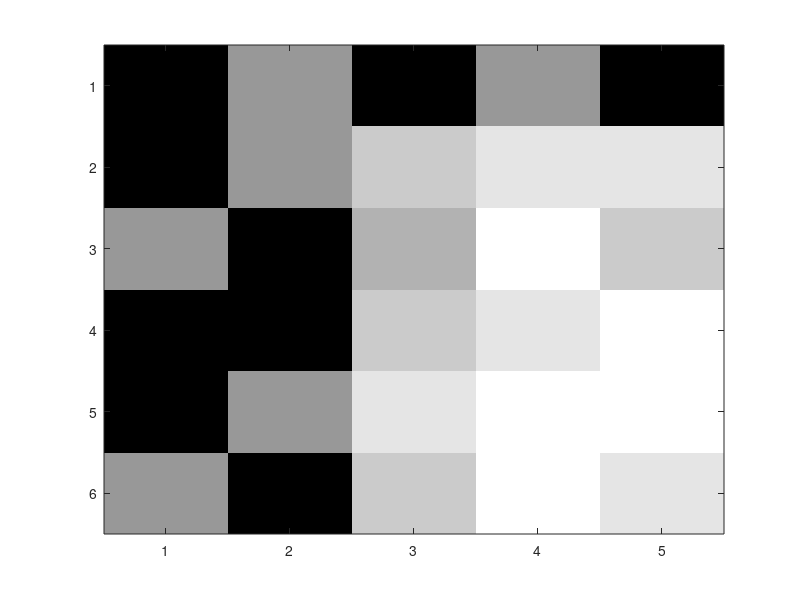

This chart was generated by the following MATLAB code:
contrast = linspace(0,1,5);
size=2:2:12;

%number correct
nc = [5 6 5 6 4; 
    4 6 8 9 9;
    6 5 7 10 8;
    3 5 8 9 10;
    5 6 9 10 10;
    6 5 8 10 9];

image(contrast, size, nc);
colormap(gray(10)); %10 was chosen because the values in nc go up to 10
ylabel('size');
xlabel('contrast');

set(gca, 'XTick', contrast, 'XTickLabel', contrast)

%percent correct
pc=100*nc/10;
image(pc)
pcmap = colormap(gray(100));
pcmap(1:50,:) = 0; %anything less than 50% will be zero/black
colormap(pcmap)